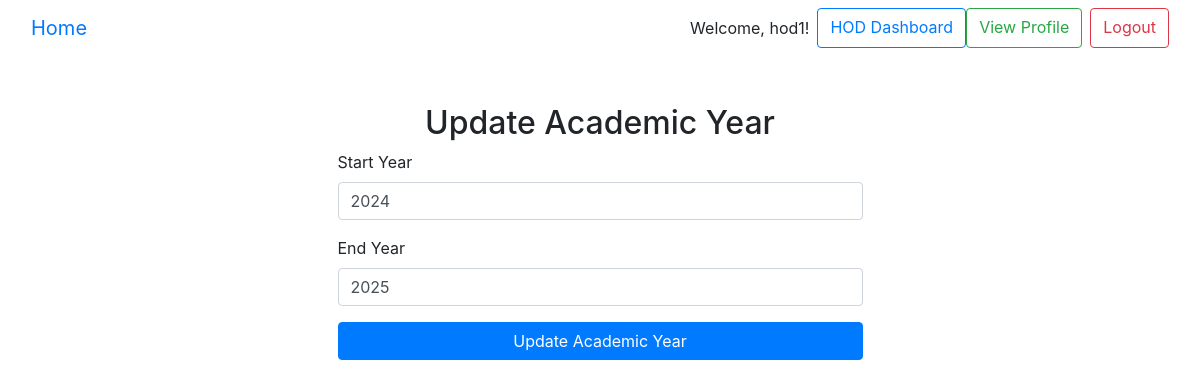
The app's page /classes/academic_years/update/4/ (signed in) with its own data.
### core/models.py (models this page shows, shortened)
class CustomUser(AbstractUser):
    ROLE_CHOICES = [
        ('admin', 'Admin'),
        ('hod', 'Head of Department'),
        ('lecturer', 'Lecturer'),
        ('finance', 'Finance Employee'),
        ('security', 'Security Employee'),
    ]
    is_hod = models.BooleanField(default=False)
    is_finance_employee = models.BooleanField(default=False)
    is_security_employee = models.BooleanField(default=False)
    is_lecturer = models.BooleanField(default=False)
    role = models.CharField(max_length=20, choices=ROLE_CHOICES)
    photo = models.ImageField(upload_to='user_photos/', blank=True, null=True)

### classes/models.py (models this page shows, shortened)
class AcademicYear(models.Model):
    year_start = models.IntegerField()
    year_end = models.IntegerField()

### classes/views.py (the view, shortened to what this page needs)
# urls.py: path('academic_years/update/<int:year_id>/', views.update_academic_year, name='update_academic_year'),
@login_required
def update_academic_year(request, year_id):
    academic_year = get_object_or_404(AcademicYear, id=year_id)
    if request.user.role not in ['admin', 'hod']:
        messages.error(request, 'You are not authorized to update academic years.')
        return redirect('classes:list_academic_years')
    return render(request, 'classes/update_academic_year.html', {'academic_year': academic_year})

### classes/templates/classes/update_academic_year.html (shortened to what this page needs)
{% extends 'base.html' %}
{% block content %}
<div class="container col-md-6 mt-5">
    <h2 class="text-center">Update Academic Year</h2>
    <form method="POST">
        <div class="form-group">
            <label for="year_start">Start Year</label>
            <input type="number" id="year_start" name="year_start" class="form-control" value="{{ academic_year.year_start }}" required>
        </div>
        <div class="form-group">
            <label for="year_end">End Year</label>
            <input type="number" id="year_end" name="year_end" class="form-control" value="{{ academic_year.year_end }}" required>
        </div>
        <button type="submit" class="btn btn-primary btn-block">Update Academic Year</button>
    </form>
</div>
{% endblock %}

### core/templates/base.html (shortened to what this page needs)
<!DOCTYPE html>
<html lang="en">
<head>
    <link href="https://maxcdn.bootstrapcdn.com/bootstrap/4.5.2/css/bootstrap.min.css" rel="stylesheet">
</head>
<body>
    <nav class="navbar navbar-expand-lg bg-body-tertiary">
        <div class="container-fluid">
            <a class="navbar-brand" href="{% url 'core:home' %}">Home</a>
          <form class="d-flex" role="search">
            {% if user.is_authenticated %}
                <span class="navbar-text">Welcome, {{ user.username }}!</span>
                {% if user.is_hod %}
                    <a href="{% url 'dashboard:hod_dashboard' %}" class="btn btn-outline-primary ml-2">HOD Dashboard</a>
                {% elif user.is_lecturer %}
                    <a href="{% url 'dashboard:lecturer_dashboard' %}" class="btn btn-outline-primary ml-2">Lecturer Dashboard</a>
                {% elif user.is_finance_employee %}
                    <a href="{% url 'dashboard:finance_dashboard' %}" class="btn btn-outline-primary ml-2">Finance Dashboard</a>
                {% elif user.is_security_employee %}
                    <a href="{% url 'dashboard:security_dashboard' %}" class="btn btn-outline-primary ml-2">Security Dashboard</a>
                {% endif %}
                <a href="{% url 'core:profile' %}" class="btn btn-outline-success">View Profile</a>
                <a href="{% url 'core:logout' %}" class="btn btn-outline-danger ml-2">Logout</a>
            {% else %}
                <a href="{% url 'core:login' %}" class="btn btn-outline-primary ml-2">Login</a>
            {% endif %}
          </form>
        </div>
    </nav>
    <div class="container mt-4">
        {% block content %}{% endblock %}
    </div>
</body>
</html>

### records on screen
CustomUser: username "hod1"
AcademicYear: year_start "2024", year_end "2025"
